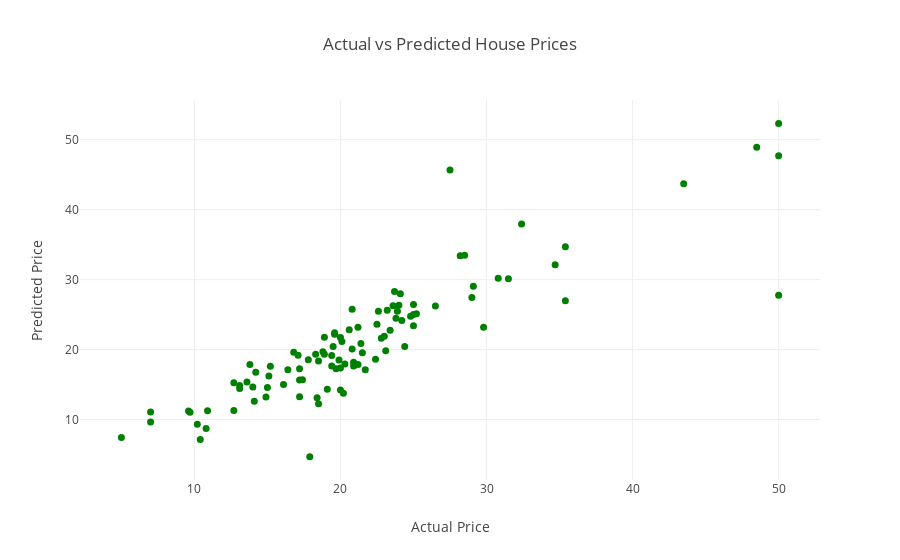

The cell this chart's notebook holds for it:
### Code cell
# Visualisasi Actual vs Predicted
fig = px.scatter(x=y_test, y=y_pred_poly, labels={'x': 'Actual Price', 'y': 'Predicted Price'},
                 title="Actual vs Predicted House Prices")
fig.update_traces(marker=dict(size=7, color='green'))
fig.show()

### Figure 1 — Plotly figure (JSON) as saved in the notebook; plotly's stock layout.template omitted (floating-point values rounded to 4 significant figures)
{"data": [{"hovertemplate": "Actual Price=%{x}<br>Predicted Price=%{y}<extra></extra>", "legendgroup": "", "marker": {"color": "green", "size": 7, "symbol": "circle"}, "mode": "markers", "name": "", "orientation": "v", "showlegend": false, "type": "scatter", "x": [23.6, 32.4, 13.6, 22.8, 16.1, 20, 17.8, 14, 19.6, 16.8, 21.5, 18.9, 7, 21.2, 18.5, 29.8, 18.8, 10.2, 50, 14.1, 25.2, 29.1, 12.7, 22.4, 14.2, 13.8, 20.3, 14.9, 21.7, 18.3, 23.1, 23.8, 15, 20.8, 19.1, 19.4, 34.7, 19.5, 24.4, 23.4, 19.7, 28.2, 50, 17.4, 22.6, 15.1, 13.1, 24.2, 19.9, 24, 18.9, 35.4, 15.2, 26.5, 43.5, 21.2, 18.4, 28.5, 23.9, 18.5, 25, 35.4, 31.5, 20.2, 24.1, 20, 13.1, 24.8, 30.8, 12.7, 20, 23.7, 10.8, 20.6, 20.8, 5, 20.1, 48.5, 10.9, 7, 20.9, 17.2, 20.9, 9.7, 19.4, 29, 16.4, 25, 25, 17.1, 23.2, 10.4, 19.6, 17.2, 27.5, 23, 50, 17.9, 9.6, 17.2, 22.5, 21.4], "xaxis": "x", "y": [26.28, 37.96, 15.38, 21.6, 15.01, 17.36, 18.53, 14.65, 22.4, 19.62, 19.53, 19.33, 9.64, 17.88, 18.35, 23.2, 19.69, 9.33, 47.71, 12.61, 25.13, 29.06, 15.24, 18.61, 16.75, 17.86, 17.94, 13.22, 17.11, 19.35, 19.82, 24.46, 14.59, 25.76, 14.33, 17.66, 32.11, 20.46, 20.44, 22.76, 17.25, 33.42, 52.33, 15.69, 25.46, 16.24, 14.88, 24.16, 18.51, 26.32, 21.76, 34.7, 17.62, 26.23, 43.72, 23.18, 13.11, 33.49, 25.49, 12.27, 23.42, 26.98, 30.14, 13.77, 27.98, 14.21, 14.45, 24.77, 30.21, 11.3, 21.73, 28.32, 8.709, 22.84, 20.1, 7.424, 21.15, 48.92, 11.25, 11.07, 18.2, 13.25, 17.67, 11.04, 19.15, 27.45, 17.11, 25.0, 26.46, 19.19, 25.63, 7.153, 22.19, 17.27, 45.67, 21.89, 27.75, 4.7, 11.21, 15.66, 23.63, 20.87], "yaxis": "y"}], "layout": {"legend": {"tracegroupgap": 0}, "title": {"text": "Actual vs Predicted House Prices"}, "xaxis": {"anchor": "y", "domain": [0, 1], "title": {"text": "Actual Price"}}, "yaxis": {"anchor": "x", "domain": [0, 1], "title": {"text": "Predicted Price"}}}}
